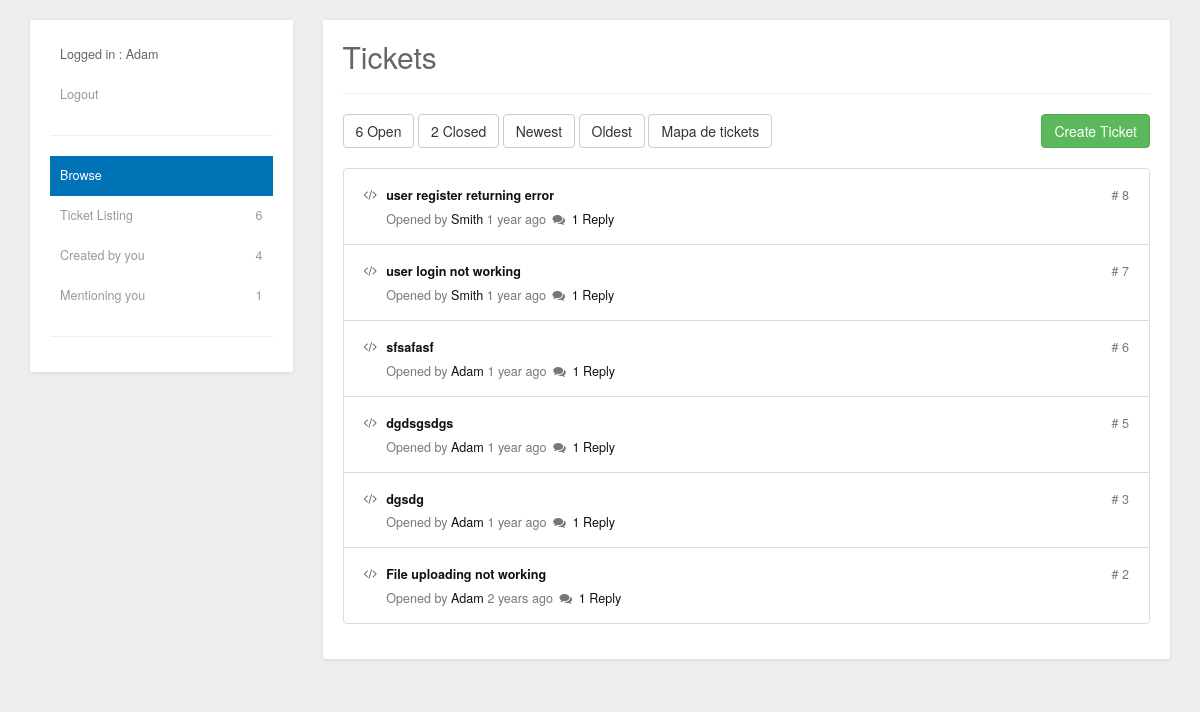
The app's page /index.php (signed in) with its own data.
### tables this page shows
CREATE TABLE `tickets` (
  `id` int(11) NOT NULL,
  `title` varchar(255) NOT NULL,
  `message` text NOT NULL,
  `userid` int(11) NOT NULL,
  `department_id` int(11) NOT NULL,
  `mentioned` text NOT NULL,
  `created` datetime NOT NULL DEFAULT current_timestamp(),
  `status` enum('open','closed','resolved') NOT NULL DEFAULT 'open',
  `location` text NOT NULL
);

CREATE TABLE `ticket_user` (
  `userid` int(11) NOT NULL,
  `email` varchar(200) NOT NULL,
  `password` varchar(200) NOT NULL,
  `name` varchar(200) NOT NULL,
  `role` enum('admin','member') NOT NULL,
  `status` enum('Active','Inactive') NOT NULL
);

### class/Ticket.php (called while the page is built, shortened)
<?php
class Ticket {
	private $ticketsTable = 'tickets';
	private $ticketReplyTable = 'ticket_replies';
	private $departmentTable = 'department';
	private $userTable = 'ticket_user';
	private $conn;
	public function __construct($db){
        $this->conn = $db;
    }
	public function getTicket(){
		$sqlWhere = '';
		$status = 'open';
		$order = ' ORDER BY id DESC';
		$sqlQuery = "
			SELECT ticket.id, ticket.title, ticket.message, ticket.userid, ticket.mentioned, ticket.created, ticket.status, user.name
			FROM ".$this->ticketsTable." ticket
			LEFT JOIN ".$this->userTable." user ON user.userid = ticket.userid
			LEFT JOIN ".$this->departmentTable." department ON department.id = ticket.department_id
			WHERE ticket.status = '".$status."' $sqlWhere $order";
		$stmt = $this->conn->prepare($sqlQuery);
		$stmt->execute();
		$result = $stmt->get_result();
		return $result;
	}
	function getTicketCountWithStatus ($status) {
		$sqlWhere = '';
		$stmt = $this->conn->prepare("SELECT count(*) AS total
		FROM ".$this->ticketsTable."
		WHERE status = ? $sqlWhere");
		$stmt->bind_param("s", $status);
		$stmt->execute();
		$result = $stmt->get_result();
		$reply = $result->fetch_assoc();
		return $reply['total'];
	}
	public function getReplyCount() {
		if($this->id) {
			$stmt = $this->conn->prepare("SELECT count(*) AS total
			FROM ".$this->ticketReplyTable."
			WHERE id = ?");
			$stmt->bind_param("i", $this->id);
			$stmt->execute();
			$result = $stmt->get_result();
			$reply = $result->fetch_assoc();
			return $reply['total'];
		}
	}
	function getTicketCount() {
		$sqlQuery = "
		SELECT * FROM ".$this->ticketsTable."
		WHERE status = 'open'";
		$stmt = $this->conn->prepare($sqlQuery);
		$stmt->execute();
		$result = $stmt->get_result();
		return $result->num_rows;
	}
	function getUsersTicket() {
		$sqlQuery = "
		SELECT * FROM ".$this->ticketsTable."
		WHERE status = 'open' AND userid = ?";
		$stmt = $this->conn->prepare($sqlQuery);
		$stmt->bind_param("i", $_SESSION["userid"]);
		$stmt->execute();
		$result = $stmt->get_result();
		return $result->num_rows;
	}
	function getMentionedTicket() {
		$sqlQuery = "
		SELECT * FROM ".$this->ticketsTable."
		WHERE mentioned like '%".$_SESSION["email"]."%'";
		$stmt = $this->conn->prepare($sqlQuery);
		$stmt->execute();
		$result = $stmt->get_result();
		return $result->num_rows;
	}
	function timeElapsedString($datetime, $full = false) {
		$now = new DateTime;
		$ago = new DateTime($datetime);
		$diff = $now->diff($ago);
		$diff->w = floor($diff->d / 7);
		$diff->d -= $diff->w * 7;
		$string = array(
			'y' => 'year',
			'm' => 'month',
			'w' => 'week',
			'd' => 'day',
			'h' => 'hour',
			'i' => 'minute',
			's' => 'second',
		);
		foreach ($string as $k => &$v) {
			if ($diff->$k) {
				$v = $diff->$k . ' ' . $v . ($diff->$k > 1 ? 's' : '');
			} else {
				unset($string[$k]);
			}
		}
		if (!$full) $string = array_slice($string, 0, 1);
		return $string ? implode(', ', $string) . ' ago' : 'just now';
	}
}
?>

### index.php (the view, shortened to what this page needs)
<?php
include_once 'config/Database.php';
include_once 'class/Ticket.php';
$database = new Database();
$db = $database->getConnection();
$ticket = new Ticket($db);
include('inc/header.php');
?>
<!DOCTYPE html>
<html>
<head>
<link rel="stylesheet" href="https://netdna.bootstrapcdn.com/bootstrap/3.3.6/css/bootstrap.min.css"> <script type="text/javascript" src="https://cdnjs.cloudflare.com/ajax/libs/popper.js/1.12.9/umd/popper.min.js"></script>
<link href="https://maxcdn.bootstrapcdn.com/font-awesome/4.3.0/css/font-awesome.min.css" rel="stylesheet">
<link href="css/style.css" rel="stylesheet">
<div class="container">
	<section class="content">
		<div class="row">
			<?php include('left_navigation.php'); ?>
			<div class="col-md-9">
				<div class="grid support-content">
					<div class="grid-body">
						<h2>Tickets</h2>
						<hr>
						<div class="btn-group">
							<a href="index.php?status=open">
								<button type="button" id="open" class="btn btn-default active"><?php echo $ticket->getTicketCountWithStatus('open'); ?> Open</button>
							</a>
						</div>
						<div class="btn-group">
							<a href="index.php?status=closed">
								<button type="button" id="closed" class="btn btn-default"><?php echo $ticket->getTicketCountWithStatus('closed'); ?> Closed</button>
							</a>
						</div>
						<div class="btn-group">
							<a href="index.php?order=newest">
							<button type="button" id="newest" class="btn btn-default">Newest</button>
						</a>
					</div>
					<div class="btn-group">
						<a href="index.php?order=oldest">
							<button type="button" id="oldest" class="btn btn-default">Oldest</button>
						</a>
					</div>
					<div class="btn-group">
					<a href="./api tickets/mapatickets.php">
							<button type="button" id="oldest" class="btn btn-default">
							Mapa de tickets
							</button>
						</a>
					</div>
					<button type="button" class="btn btn-success pull-right" data-toggle="modal" data-target="#newIssue">Create Ticket</button>
					<div class="padding"></div>
					<div class="row">
						<div class="col-md-12">
							<ul class="list-group fa-padding">
								<?php
								$ticketResult = $ticket->getTicket();
								while ($ticketDetails = $ticketResult->fetch_assoc()) {
									$ticket->id = $ticketDetails["id"];
								?>
								<li class="list-group-item">
									<div class="media">
										<i class="fa fa-code pull-left"></i>
										<div class="media-body">
											<a href="ticket.php?ticket_id=<?php echo $ticketDetails["id"]; ?>"><strong><?php echo $ticketDetails['title']; ?></strong> <span class="number pull-right"># <?php echo $ticketDetails['id']; ?> </span></a>
											<p class="info">Opened by <a href="#"><?php echo $ticketDetails['name']; ?></a> <?php echo $ticket->timeElapsedString($ticketDetails['created']); ?> <i class="fa fa-comments"></i> <a href="#"><?php echo $ticket->getReplyCount(); ?> Reply</a></p>
										</div>
									</div>
								</li>
								<?php
								}
								?>
							</ul>
						</div>
					</div>
				</div>
			</div>
		</div>
	</div>
</section>
</div>

### inc/header.php (shortened to what this page needs)
<!DOCTYPE html>
<html>
<head>

### left_navigation.php
<div class="col-md-3">
	<div class="grid support">
		<div class="grid-body">
			<ul>
			<li>
				<?php if(isset($_SESSION["userid"])) { echo "Logged in : ".ucfirst($_SESSION["name"]); } ?>
				</li>
				<li><a href="logout.php">Logout</a></li>
			</ul>
			<hr>
			<ul>
			<li class="active"><a href="index.php?status=open">Browse<span class="pull-right"></span></a></li>
				<li><a href="index.php">Ticket Listing<span class="pull-right"><?php echo $ticket->getTicketCount(); ?></span></a></li>
				<li><a href="index.php?status=open&userid=<?php echo $_SESSION["userid"]; ?>">Created by you<span class="pull-right"><?php echo $ticket->getUsersTicket(); ?></span></a></li>
				<li><a href="index.php?mentioned=<?php echo $_SESSION["email"]; ?>&userid=<?php echo $_SESSION["userid"]; ?>">Mentioning you<span class="pull-right"><?php echo $ticket->getMentionedTicket(); ?></span></a></li>
			</ul>
			<hr>
		</div>
	</div>
</div>

### css/style.css (style rules this page uses)
.padding { padding: 10px; }
.grid { position: relative; width: 100%; background: #fff; color: #666666; border-radius: 2px; margin-bottom: 25px; box-shadow: 0px 1px 4px rgba(0, 0, 0, 0.1); }
.grid .grid-body { padding: 15px 20px 15px 20px; font-size: 0.9em; line-height: 1.9em; }
.support ul { list-style: none; padding: 0px; }
.support ul li { padding: 8px 10px; }
.support ul li a { color: #999; display: block; }
.support ul li.active { background: #0073b7; }
.support ul li.active a { color: #fff; }
.support h2, .support-content h2 { margin-top: 5px; }
.support-content .list-group li { padding: 15px 20px 12px 20px; cursor: pointer; }
.support-content .fa-padding .fa { padding-top: 5px; width: 1.5em; }
.support-content .info { color: #777; margin: 0px; }
.support-content a { color: #111; }
.support-content .info .fa { width: 1.5em; text-align: center; }
.support-content .number { color: #777; }

### records on screen
tickets: title "user register returning error", id "8", userid.name "Smith", created "1 year ago", ReplyCount "1"
tickets: title "user login not working", id "7", userid.name "Smith", created "1 year ago", ReplyCount "1"
tickets: title "sfsafasf", id "6", userid.name "Adam", created "1 year ago", ReplyCount "1"
tickets: title "dgdsgsdgs", id "5", userid.name "Adam", created "1 year ago", ReplyCount "1"
tickets: title "dgsdg", id "3", userid.name "Adam", created "1 year ago", ReplyCount "1"
tickets: title "File uploading not working", id "2", userid.name "Adam", created "2 years ago", ReplyCount "1"

### other values on screen
$_SESSION["name"] "Adam"
$ticket->getTicketCount() "6"
$ticket->getUsersTicket() "4"
$ticket->getMentionedTicket() "1"
$ticket->getTicketCountWithStatus('open') "6"
$ticket->getTicketCountWithStatus('closed') "2"
